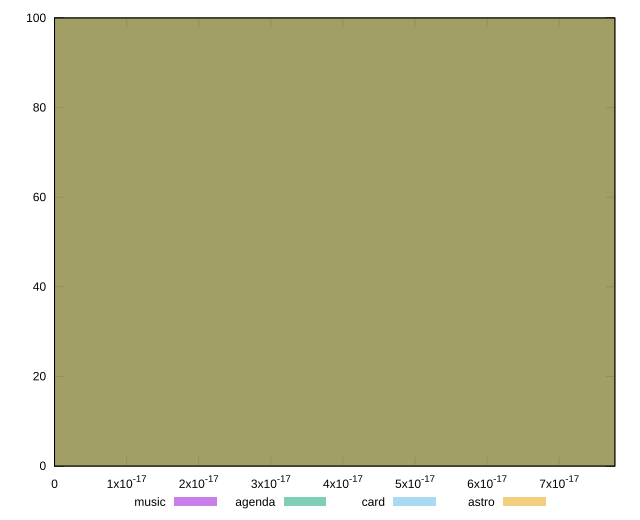

Source code (gnuplot):
reset

$music <<EOF
0 100
EOF

$agenda <<EOF
0 100
EOF

$card <<EOF
0 100
EOF

$astro <<EOF
0 100
EOF

set key outside below
set boxwidth 1e-12
set xrange [0:7.771561172376095e-17]
set yrange [0:100]
set trange [0:100]
set style fill transparent solid 0.5 noborder
set terminal svg size 640, 520 enhanced background rgb 'white'
set output "reports/report_00032_2021-02-25T10-28-15.087Z/meta/score-difference/comparison/histogram/all_raw.svg"

plot $music title "music" with boxes, \
     $agenda title "agenda" with boxes, \
     $card title "card" with boxes, \
     $astro title "astro" with boxes

reset
